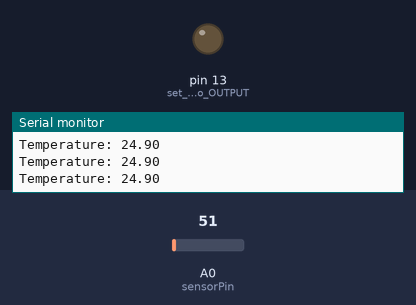
A sketch run on a simulated Arduino Uno, built with avr-gcc and run on an emulated ATmega328P. Shown: output pins drawn as LEDs (lit = HIGH), the last lines printed to the serial monitor. Dashed ring = blinking. The inputs (shaded band) are chosen by the test bench; at power-on: A0 (sensorPin) = 51.

Above: at 0.1 s.
1.3 s: A0 (sensorPin) set to 71
At 1.9 s:
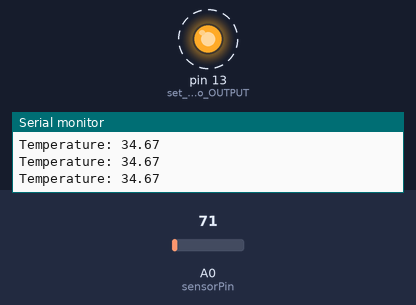
4.3 s: A0 (sensorPin) set to 22
At 4.67 s:
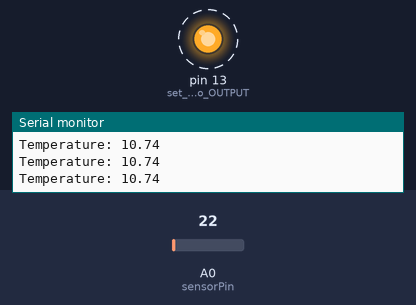
7.3 s: A0 (sensorPin) set to 18
Timing chart, 0 to 16.3 s (numbered marks = the images above; inputs shaded):
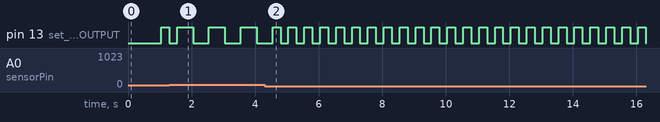

Measured:
- after the input at 1.3 s, pin 13 (set_LED_pin_to_OUTPUT): alternates HIGH for 0.50 s and LOW for 0.50 s, starting after 0.75 s
- after the input at 4.3 s, pin 13 (set_LED_pin_to_OUTPUT): alternates HIGH for 0.25 s and LOW for 0.25 s, starting after 0.50 s

The sketch:

timer_led.ino
```cpp
#define sensorPin A0

int flag;


ISR(TIMER1_OVF_vect)
{
  if(flag==1)       //Checking Flag is set high
  {
    TCNT1=49910;    //Timer Preloading for 250 milliseconds
  }
  else if (flag==0) //Checking Flag is set low
  {
    TCNT1=34285;    //Timer Preloading for 500 milliseconds
  }

  digitalWrite(LED_BUILTIN, !digitalRead(LED_BUILTIN)); // toggle the LED
}

void setup()
{
  TCCR1A = 0;           // Init Timer1
  TCCR1B = 0;           // Init Timer1
  TCCR1B |= B00000100;  // Prescalar = 256
  TIMSK1 |= B00000001;  // Enable Timer Overflow Interrupt
  pinMode(LED_BUILTIN, OUTPUT); // set LED pin to OUTPUT
  Serial.begin(9600);
}
void loop()
{

  int reading = analogRead(sensorPin);       // Get the voltage reading from the LM35


  float voltage = reading * (5.0 / 1024.0);  // Convert that reading into voltage


  float temperatureC = voltage * 100;        // Convert the voltage into the temperature in Celsius


  Serial.print("Temperature: ");             // Print the temperature in Celsius
  Serial.println(temperatureC);


 if(temperatureC<30)                         //Checking if Temperature falls below 30 degrees Celsius
  {
    flag=1;                                  //Setting flag high
  }

  else if(temperatureC>30)                   //Checking if temperature rises above 30 degrees Celsius
  {

    flag=0;                                  //Setting flag low

  }
}
```
